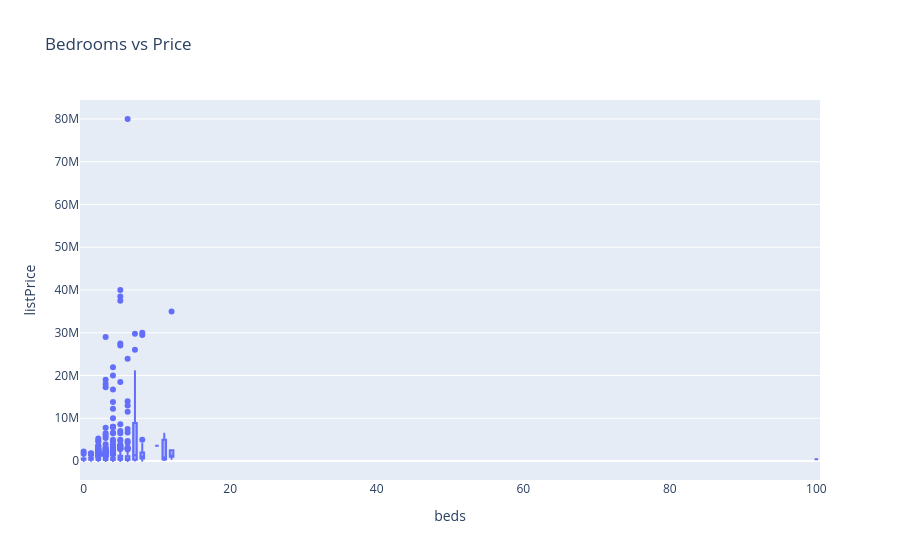

Here is the notebook cell this chart was saved with:
### Markdown cell above
### 🔹 6. Bedrooms vs Price

### Code cell
fig = px.box(df, x='beds', y='listPrice',
             title='Bedrooms vs Price')
fig.show()

### Figure 1 — Plotly figure (JSON) as saved in the notebook; plotly's stock layout.template omitted (floating-point values rounded to 4 significant figures; data arrays with more than 128 entries replaced by an {"elided": "..."} marker saying what was removed)
{"data": [{"alignmentgroup": "True", "hovertemplate": "beds=%{x}<br>listPrice=%{y}<extra></extra>", "legendgroup": "", "marker": {"color": "#636efa"}, "name": "", "notched": false, "offsetgroup": "", "orientation": "v", "showlegend": false, "type": "box", "x": {"elided": "2149 float values"}, "x0": " ", "xaxis": "x", "y": {"elided": "2149 int values"}, "y0": " ", "yaxis": "y"}], "layout": {"boxmode": "group", "legend": {"tracegroupgap": 0}, "title": {"text": "Bedrooms vs Price"}, "xaxis": {"anchor": "y", "domain": [0, 1], "title": {"text": "beds"}}, "yaxis": {"anchor": "x", "domain": [0, 1], "title": {"text": "listPrice"}}}}
